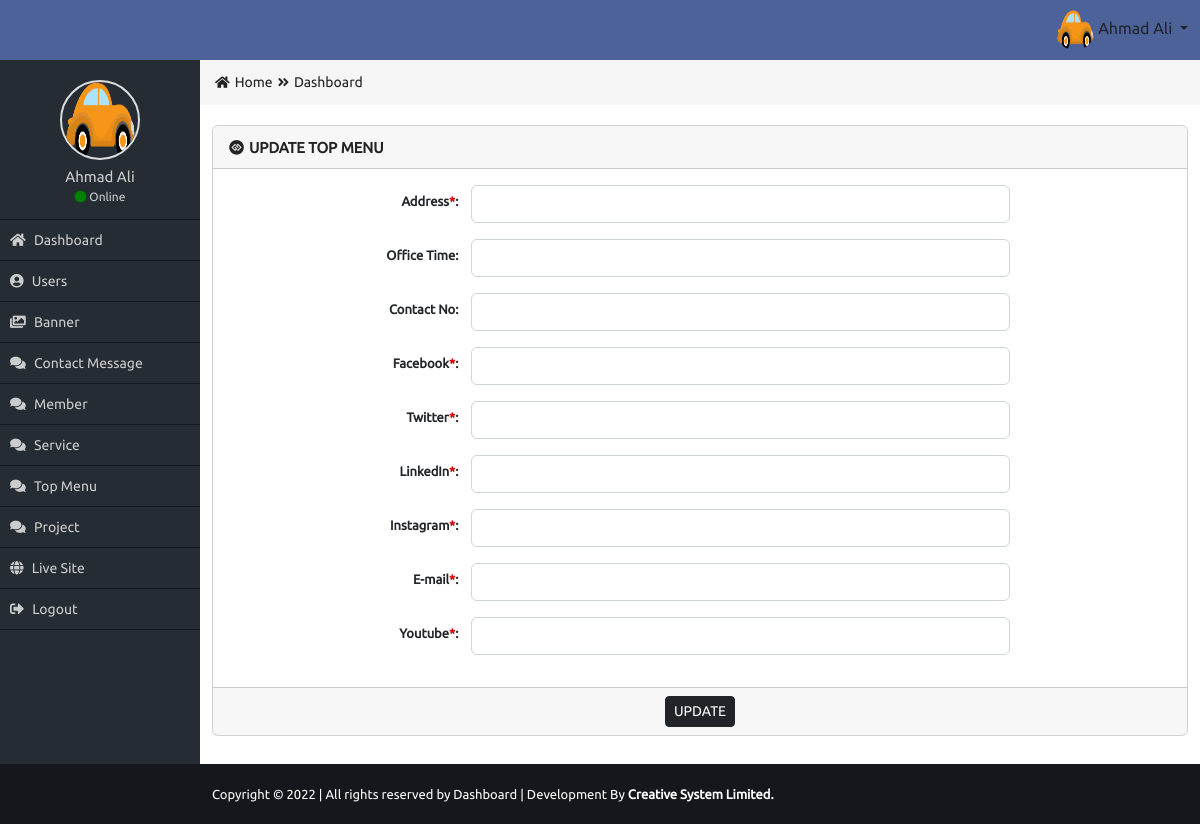
/Admin/top-menu.php (signed in), run on an earlier commit of the app's database.
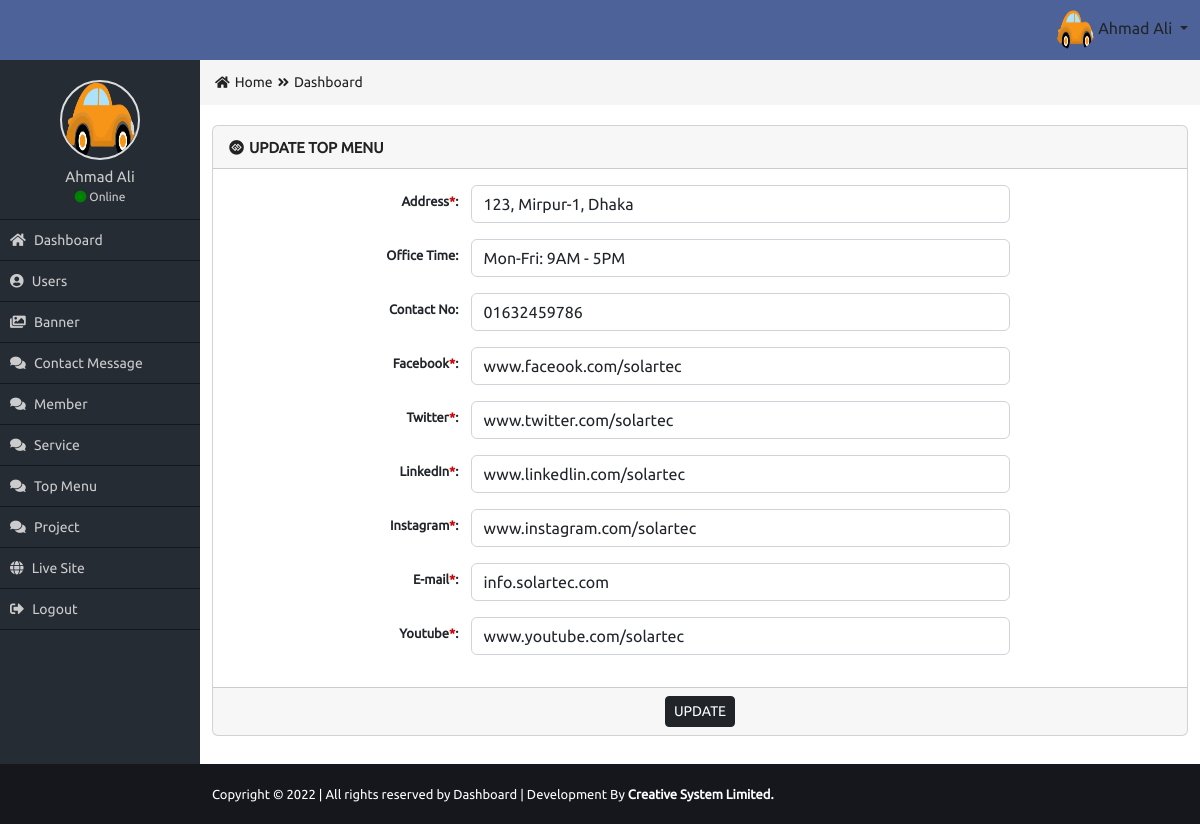
And on a later commit of the database.
### tables this page shows
CREATE TABLE `topbar` (
  `address` varchar(50) NOT NULL,
  `office_time` varchar(50) NOT NULL,
  `contact_no` varchar(50) NOT NULL,
  `facebook` varchar(50) NOT NULL,
  `twitter` varchar(50) NOT NULL,
  `linkedin` varchar(50) NOT NULL,
  `instagram` varchar(50) NOT NULL,
  `email` varchar(25) NOT NULL,
  `youtube` varchar(50) NOT NULL
);

### Admin/functions/function.php (called while the page is built, shortened)
<?php session_start();
function get_header()
{
   require_once("includes/header.php");
}
function get_sidebar()
{
   require_once("includes/sidebar.php");
}
function get_footer()
{
   require_once("includes/footer.php");
}

### Admin/top-menu.php (the view, shortened to what this page needs)
<?php
require_once("functions/function.php");
if ($_SESSION['role'] == 1) {
    get_header();
    get_sidebar();
    $select = "SELECT * FROM `topbar` ";
    $query = mysqli_query($con, $select);
    $data = mysqli_fetch_assoc($query);
?>
    <div class="row">
        <div class="col-md-12 ">
            <form method="post" action="" enctype="multipart/form-data">
                <div class="card mb-3">
                    <div class="card-header">
                        <div class="row">
                            <div class="col-md-8 card_title_part">
                                <i class="fab fa-gg-circle"></i>Update Top Menu
                            </div>
                        </div>
                    </div>
                    <div class="card-body">
                        <div class="row mb-3">
                            <label class="col-sm-3 col-form-label col_form_label">Address<span class="req_star">*</span>:</label>
                            <div class="col-sm-7">
                                <input type="text" class="form-control form_control" id="" value="<?= $data['address']; ?>" name="address">
                            </div>
                        </div>
                        <div class="row mb-3">
                            <label class="col-sm-3 col-form-label col_form_label">Office Time:</label>
                            <div class="col-sm-7">
                                <input type="text" class="form-control form_control" id="" name="time" value="<?= $data['office_time']; ?>">
                            </div>
                        </div>
                        <div class="row mb-3">
                            <label class="col-sm-3 col-form-label col_form_label">Contact No:</label>
                            <div class="col-sm-7">
                                <input type="text" class="form-control form_control" id="" name="contact" value="<?= $data['contact_no']; ?>">
                            </div>
                        </div>
                        <div class="row mb-3">
                            <label class="col-sm-3 col-form-label col_form_label">Facebook<span class="req_star">*</span>:</label>
                            <div class="col-sm-7">
                                <input type="text" class="form-control form_control" value="<?= $data['facebook']; ?>" id="" name="facebook">
                            </div>
                        </div>
                        <div class="row mb-3">
                            <label class="col-sm-3 col-form-label col_form_label">Twitter<span class="req_star">*</span>:</label>
                            <div class="col-sm-7">
                                <input type="text" class="form-control form_control" value="<?= $data['twitter']; ?>" id="" name="twitter">
                            </div>
                        </div>
                        <div class="row mb-3">
                            <label class="col-sm-3 col-form-label col_form_label">LinkedIn<span class="req_star">*</span>:</label>
                            <div class="col-sm-7">
                                <input type="text" class="form-control form_control" value="<?= $data['linkedin']; ?>" id="" name="linkedin">
                            </div>
                        </div>
                        <div class="row mb-3">
                            <label class="col-sm-3 col-form-label col_form_label">Instagram<span class="req_star">*</span>:</label>
                            <div class="col-sm-7">
                                <input type="text" class="form-control form_control" value="<?= $data['instagram']; ?>" id="" name="instagram">
                            </div>
                        </div>
                        <div class="row mb-3">
                            <label class="col-sm-3 col-form-label col_form_label">E-mail<span class="req_star">*</span>:</label>
                            <div class="col-sm-7">
                                <input type="text" class="form-control form_control" value="<?= $data['email']; ?>" id="" name="email">
                            </div>
                        </div>
                        <div class="row mb-3">
                            <label class="col-sm-3 col-form-label col_form_label">Youtube<span class="req_star">*</span>:</label>
                            <div class="col-sm-7">
                                <input type="text" class="form-control form_control" value="<?= $data['youtube']; ?>" id="" name="youtube">
                            </div>
                        </div>
                    </div>
                    <div class="card-footer text-center">
                        <button type="submit" class="btn btn-sm btn-dark">UPDATE</button>
                    </div>
                </div>
            </form>
        </div>
    </div>
    </div>
<?php
    get_footer();
} else {
    header('Location: index.php');
}
?>

### Admin/includes/header.php (shortened to what this page needs)
<!DOCTYPE html>
<html lang="en">
<head>
  <link rel="stylesheet" href="css/bootstrap.min.css">
  <link rel="stylesheet" href="css/all.min.css">
  <link rel="stylesheet" href="css/style.css">
</head>
<body>
  <header>
    <div class="container-fluid header_part">
      <div class="row">
        <div class="col-md-2"></div>
        <div class="col-md-7"></div>
        <div class="col-md-3 top_right_menu text-end">
          <div class="dropdown">
            <button class="btn dropdown-toggle top_right_btn" type="button" data-bs-toggle="dropdown" aria-expanded="false">
              <?php
              if ($_SESSION['img'] != '') {
              ?>
                <img height="40px" src="uploads/<?= $_SESSION['img']; ?>" alt="user">
              <?php
              } else {
              ?>
                <img class="img200" height="40" src="images/avatar.png" alt="" />
              <?php
              }
              ?>
              <?= $_SESSION['name']; ?>
            </button>
          </div>
        </div>
      </div>
    </div>
  </header>

### Admin/includes/sidebar.php
<?php
require_once('functions/function.php');
?>
<section>
    <div class="container-fluid content_part">
        <div class="row">
            <div class="col-md-2 sidebar_part">
                <div class="user_part">
                    <?php
                    if ($_SESSION['img'] != '') {
                    ?>
                        <img height="40px" src="uploads/<?= $_SESSION['img']; ?>" alt="user">
                    <?php
                    } else {
                    ?>
                        <img class="img200" height="40" src="images/avatar.jpg" alt="" />
                    <?php
                    }
                    ?>
                    <h5><?= $_SESSION['name']; ?></h5>
                    <p><i class="fas fa-circle"></i> Online</p>
                </div>
                <div class="menu">
                    <ul>
                        <li><a href="index.php"><i class="fas fa-home"></i> Dashboard</a></li>
                        <?php if ($_SESSION['role'] == 1) { ?>
                            <li><a href="all-user.php"><i class="fas fa-user-circle"></i> Users</a></li>
                        <?php } ?>
                        <li><a href="all-banner.php"><i class="fas fa-images"></i> Banner</a></li>
                        <li><a href="all-contact-message.php"><i class="fas fa-comments"></i> Contact Message</a></li>
                        <li><a href="all-member.php"><i class="fas fa-comments"></i> Member</a></li>
                        <li><a href="all-service.php"><i class="fas fa-comments"></i> Service</a></li>
                        <li><a href="top-menu.php"><i class="fas fa-comments"></i> Top Menu</a></li>
                        <li><a href="all-project.php"><i class="fas fa-comments"></i> Project</a></li>
                        <li><a href="#"><i class="fas fa-globe"></i> Live Site</a></li>
                        <li><a href="logout.php"><i class="fas fa-sign-out-alt"></i> Logout</a></li>
                    </ul>
                </div>
            </div>
            <div class="col-md-10 content">
                <div class="row">
                    <div class="col-md-12 breadcumb_part">
                        <div class="bread">
                            <ul>
                                <li><a href=""><i class="fas fa-home"></i>Home</a></li>
                                <li><a href=""><i class="fas fa-angle-double-right"></i>Dashboard</a></li>
                            </ul>
                        </div>
                    </div>
                </div>

### Admin/includes/footer.php (shortened to what this page needs)
</div>
        </div>
    </section>
    <footer>
        <div class="container-fluid footer_part">
            <div class="row">
                <div class="col-md-2"></div>
                <div class="col-md-10 copyright">
                    <p>Copyright &copy; 2022 | All rights reserved by Dashboard | Development By <a href="#">Creative System Limited.</a></p>
                </div>
            </div>
        </div>
    </footer>
  </body>
</html>

### Admin/css/style.css (style rules this page uses)
* { margin: 0px; padding: 0px; outline: 0px; }
img { border: 0px; }
ul, ol { list-style-type: none; }
p { margin: 0px; padding: 0px; }
a { text-decoration: none; }
body { font-family: 'Ubuntu', sans-serif; overflow-x: hidden; }
.header_part { background-color: #4D6299; padding: 4px 0px 4px; }
.top_right_btn { border: none!important; }
.top_right_btn img { width: 40px; height: 40px; border-radius: 50%; }
.sidebar_part { background-color: #252c34; height: 88vh; padding-left: 0px; padding-right: 0px; }
.user_part { padding: 20px 0px 15px; text-align: center; border-bottom: 1px solid #17181F; }
.user_part img { width: 80px; height: 80px; border-radius: 50%; border:2px solid #ddd; }
.user_part h5 { color: #ccc; font-size: 15px; line-height: 24px; margin-top: 5px; margin-bottom: 0px; }
.user_part p { font-size: 12px; color: #ccc; line-height: 15px; }
.user_part p i { color: green; }
.menu ul { padding-left: 0px; }
.menu ul li a { color: #ccc; font-size: 14px; font-weight: 500; text-decoration: none; line-height: 40px; display: block; border-bottom: 1px solid #17181F; padding-left: 10px; transition: all linear 0.5s; }
.menu ul li a i { margin-right: 5px; }
.breadcumb_part { background-color: #f5f5f5; padding-left:0px; padding-right: 0px; margin-bottom: 20px; }
.bread ul { padding: 0px; margin: 0px; padding-left: 15px; }
.bread ul li { float: left; }
.bread ul li a { color: #222222; line-height: 45px; font-size: 14px; padding-right: 5px; display: block; }
.bread ul li a i { padding-right: 5px!important; font-size: 13px; }
.footer_part { background-color: #16171D; }
.copyright p { font-size: 13px; line-height: 60px; display: inline-block!important; color: #fff; }
.copyright p a { color: #fff; font-weight: bold; }
.card_title_part { color: #222222; font-size: 15px; text-transform: uppercase; font-weight: bold; margin-top: 3px; }
.card_title_part i { margin-right: 5px; }
span.req_star { color: #CC0000; }
.col_form_label { font-size: 13px; text-align: right; font-weight: bold; padding-right: 0px; }

What changed in the data, as far as the page shows it:
added topbar: address "123, Mirpur-1, Dhaka", time "Mon-Fri: 9AM - 5PM", contact "01632459786", facebook "www.faceook.com/solartec", twitter "www.twitter.com/solartec", linkedin "www.linkedlin.com/solartec", instagram "www.instagram.com/solartec", email "info.solartec.com", youtube "www.youtube.com/solartec"
